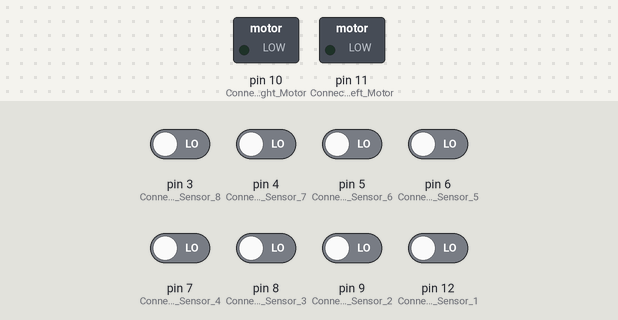
The sketch below on a simulated Arduino Uno, built with avr-gcc and run on an emulated ATmega328P. Parts: switched loads named in the sketch (green lamp = pin HIGH). The inputs (shaded band) are chosen by the test bench; at power-on: pin 3 (Connect_with_IR_Sensor_8), pin 4 (Connect_with_IR_Sensor_7), pin 5 (Connect_with_IR_Sensor_6), pin 6 (Connect_with_IR_Sensor_5), pin 7 (Connect_with_IR_Sensor_4), pin 8 (Connect_with_IR_Sensor_3), pin 9 (Connect_with_IR_Sensor_2), pin 12 (Connect_with_IR_Sensor_1) LOW.

Above: at 1.2 s.
1.3 s: pin 3 (Connect_with_IR_Sensor_8) driven HIGH
At 2.1 s:
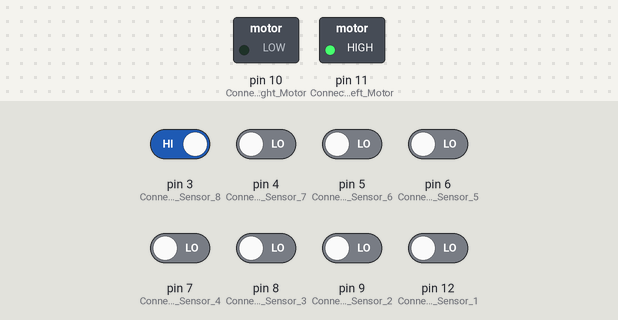
2.8 s: pin 3 (Connect_with_IR_Sensor_8) driven LOW
At 3.2 s:
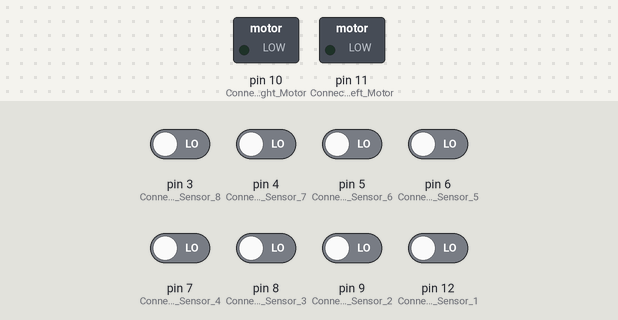
4.3 s: pin 7 (Connect_with_IR_Sensor_4) driven HIGH
At 5.5 s:
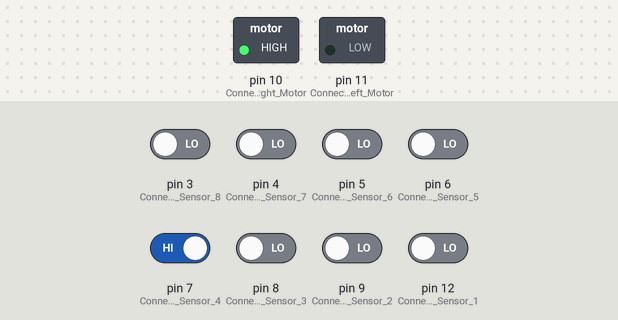
5.8 s: pin 7 (Connect_with_IR_Sensor_4) driven LOW
At 6.7 s:
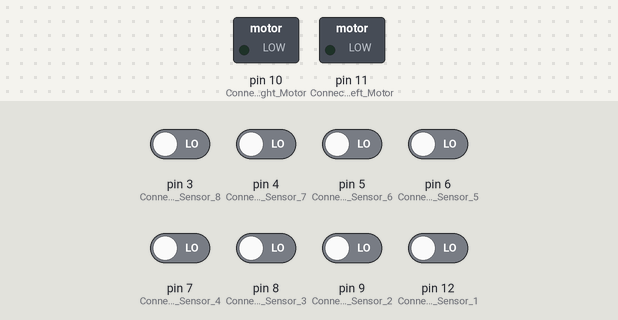
Timing chart, 0 to 8.3 s (numbered marks = the images above; inputs shaded):
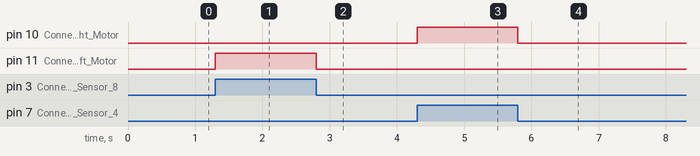

Measured:
- after the input at 1.3 s, pin 11 (Connect_with_Left_Motor): LOW → HIGH at once
- after the input at 2.8 s, pin 11 (Connect_with_Left_Motor): HIGH → LOW at once
- after the input at 4.3 s, pin 10 (Connect_with_Right_Motor): LOW → HIGH at once
- after the input at 5.8 s, pin 10 (Connect_with_Right_Motor): HIGH → LOW at once

The sketch:

linefollower.ino
```cpp
#include <cmath>

// Base speed for the motors
// This is the standard linear speed for combined motion
// of two motors.
int baseSpeed = 255;
int circleTime = 0;  // Add value for one circular motion
float radError = 0;  // Add value for error correction
int startTime = 0;  // Variable to store the start time for delay

// Distance from center for error calculation
float distanceFromCenter1 = 0;  // Sensor 1 (Add Value)
float distanceFromCenter2 = 0;  // Sensor 2 (Add Value)
float distanceFromCenter3 = 0;  // Sensor 3 (Add Value)
float distanceFromCenter4 = 0;  // Sensor 4 (Add Value)
float distanceFromCenter5 = 0;  // Sensor 5 (Add Value)
float distanceFromCenter6 = 0;  // Sensor 6 (Add Value)
float distanceFromCenter7 = 0;  // Sensor 7 (Add Value)
float distanceFromCenter8 = 0;  // Sensor 8 (Add Value)

// Car Dimensions
float length = 1;  // Distance from the sensors and wheel (Add Value)
float width = 0;   // Distance between the wheels (Add Value)

// Realtime variables
float angle;
float activeDistance;
float displacement;
float radius;
float radiusLeft;
float radiusRight;
char direction;
float leftSpeed;
float rightSpeed;

void turn(char direction, int correction) {
    int speed = baseSpeed * correction;
    if (direction == 'L') {
        analogWrite(11, speed);
        analogWrite(10, baseSpeed);
    }

        else if (direction == 'R') {
        analogWrite(11, baseSpeed);
        analogWrite(10, speed);
    }
}

// Setup Function
void setup() {
    // Declaring Pins from D12, and D9 — D6 for input
    // These pins are connected to the IR sensors
    pinMode(12, INPUT);  // Connect with IR Sensor 1
    pinMode(9, INPUT);   // Connect with IR Sensor 2
    pinMode(8, INPUT);   // Connect with IR Sensor 3
    pinMode(7, INPUT);   // Connect with IR Sensor 4
    pinMode(6, INPUT);   // Connect with IR Sensor 5
    pinMode(5, INPUT);   // Connect with IR Sensor 6
    pinMode(4, INPUT);   // Connect with IR Sensor 7
    pinMode(3, INPUT);   // Connect with IR Sensor 8

    // Declaring Pins D11, D10, and D9 for PWM Output
    pinMode(11, OUTPUT);  // Connect with Left Motor
    pinMode(10, OUTPUT);  // Connect with Right Motor

}

void loop() {
    // Read the sensor values
    int sensorValue1 = digitalRead(12);  // Read from IR Sensor 1
    int sensorValue2 = digitalRead(9);   // Read from IR Sensor 2
    int sensorValue3 = digitalRead(8);   // Read from IR Sensor 3
    int sensorValue4 = digitalRead(7);   // Read from IR Sensor 4
    int sensorValue5 = digitalRead(6);   // Read from IR Sensor 5
    int sensorValue6 = digitalRead(5);   // Read from IR Sensor 6
    int sensorValue7 = digitalRead(4);   // Read from IR Sensor 7
    int sensorValue8 = digitalRead(3);   // Read from IR Sensor 8

    // Calculate the distance from the center for each sensor
    if (sensorValue8 == HIGH) {
        activeDistance = distanceFromCenter8;
        direction = 'R';
    }
    else if (sensorValue1 == HIGH) {
        activeDistance = distanceFromCenter1;
        direction = 'L';
    }
    else if (sensorValue7 == HIGH) {
        activeDistance = distanceFromCenter7;
        direction = 'R';
    }
    else if (sensorValue2 == HIGH) {
        activeDistance = distanceFromCenter2;
        direction = 'L';
    }
    else if (sensorValue6 == HIGH) {
        activeDistance = distanceFromCenter6;
        direction = 'R';
    }
    else if (sensorValue3 == HIGH) {
        activeDistance = distanceFromCenter3;
        direction = 'L';
    }
    else if (sensorValue5 == HIGH) {
        activeDistance = distanceFromCenter5;
        direction = 'R';
    }
    else if (sensorValue4 == HIGH) {
        activeDistance = distanceFromCenter4;
        direction = 'L';
    }
    else {
        if (activeDistance != 0) {
            activeDistance = 0;  // If no sensor is triggered, assume the robot is off the line

            if (direction == 'L') {
                direction = 'R';
            }
            else if (direction == 'R') {
                direction = 'L';
            }
            else {
                direction = 'L';  // Default to left if no previous direction is known
            }

            turn(direction, 0);
            startTime = millis();  // Start the timer for delay
        }

        else if (activeDistance == 0 && (millis() - startTime) >= circleTime) {;
            analogWrite(11, 0);
            analogWrite(10, 0);
        }
        return;  // Exit the loop if no sensor is triggered
    }

    // Calculate the angle of the line relative to the robot
    // atan returns angle in radian
    angle = atan(activeDistance / length);

    // Calculate displacement
    displacement = sqrt((activeDistance * activeDistance) + (length * length));
    radius = displacement / angle;

    if (direction == 'L') {
        radiusLeft = radius - (width / 2);
        radiusRight = radius + (width / 2);
    }

    else if (direction == 'R') {
        radiusLeft = radius + (width / 2);
        radiusRight = radius - (width / 2);
    }

    leftSpeed = baseSpeed * (radiusLeft / radius);
    turn(direction, leftSpeed / baseSpeed);
}
```
